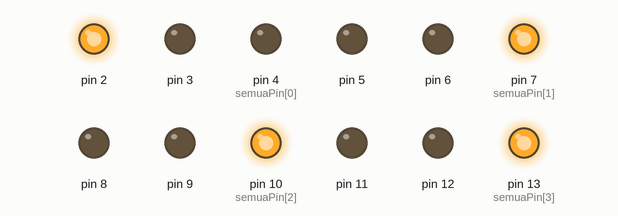
Recording of a sketch running on a simulated Arduino Uno, built with avr-gcc and run on an emulated ATmega328P. Parts: output pins drawn as LEDs (lit = HIGH).

Above: at 0.1 s.
At 6.65 s:
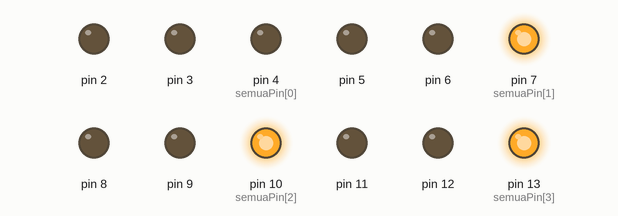
At 13.7 s:
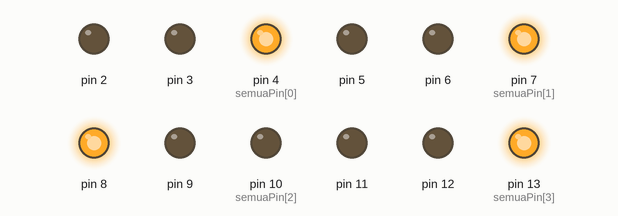
At 20.5 s:
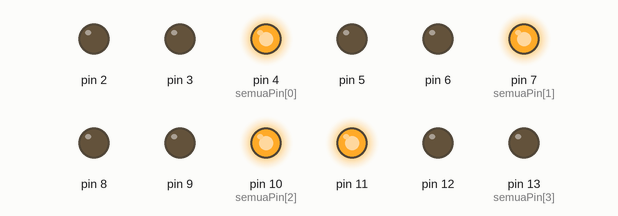
At 27.05 s:
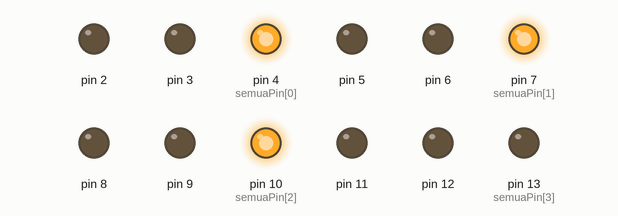
At 34.1 s:
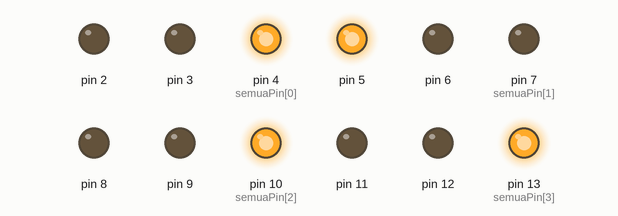
Timing chart, 0 to 40.0 s (numbered marks = the images above):
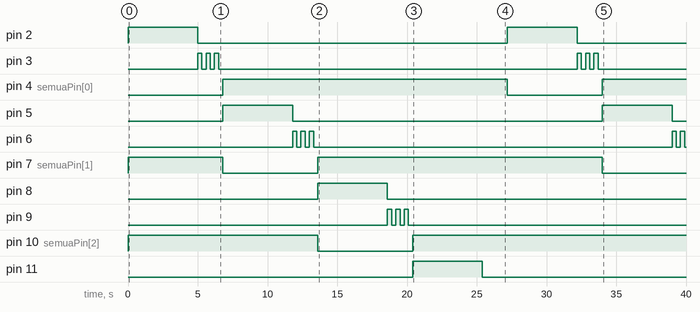

The sketch:

traffic_light_4_arah_iven_rival_pangestu_h1h0240131.ino
```cpp
//PIN SETUP
int utara[]  = {4, 3, 2};   // merah, kuning, hijau
int timur[]  = {7, 6, 5};
int selatan[] = {10, 9, 8};
int barat[]  = {13, 12, 11};

//SETUP
void setup() {
  for (int i = 2; i <= 13; i++) {
    pinMode(i, OUTPUT);
  }
  setAllRed();
}

//LOOP
void loop() {
  aktifkanSimpang(utara);
  aktifkanSimpang(timur);
  aktifkanSimpang(selatan);
  aktifkanSimpang(barat);
}

//FUNGSI

// Semua merah nyala
void setAllRed() {
  int semuaPin[] = {4,7,10,13}; // semua merah
  for (int i = 0; i < 4; i++) {
    digitalWrite(semuaPin[i], HIGH);
  }
}

// Aktifkan satu simpang
void aktifkanSimpang(int lampu[]) {
  setAllRed();

  // Matikan merah simpang ini
  digitalWrite(lampu[0], LOW);

  // Nyalakan hijau
  digitalWrite(lampu[2], HIGH);
  delay(5000);

  // Matikan hijau
  digitalWrite(lampu[2], LOW);

  // Kuning kedip
  kedipKuning(lampu[1]);

  // Kembali merah
  digitalWrite(lampu[0], HIGH);
}

// Kuning kedip 3x (±2 detik)
void kedipKuning(int pinKuning) {
  for (int i = 0; i < 3; i++) {
    digitalWrite(pinKuning, HIGH);
    delay(300);
    digitalWrite(pinKuning, LOW);
    delay(300);
  }
}
```

Measured:
- by itself, pin 2, pin 5: alternates HIGH for 5.0 s and LOW for 22.2 s
- by itself, pin 3: LOW → HIGH at 5.0 s, → LOW 0.30 s later, → HIGH 0.30 s later, → LOW 0.30 s later, … (12 changes in this stretch)
- by itself, pin 4 (semuaPin[0]): LOW → HIGH at 6.8 s, → LOW 20.4 s later, → HIGH 6.8 s later
- by itself, pin 6: LOW → HIGH at 11.8 s, → LOW 0.30 s later, → HIGH 0.30 s later, → LOW 0.30 s later, … (10 changes in this stretch)
- by itself, pin 7 (semuaPin[1]): HIGH → LOW at 6.8 s, → HIGH 6.8 s later, → LOW 20.4 s later
- by itself, pin 8: LOW → HIGH at 13.6 s, → LOW 5.0 s later
- by itself, pin 9: LOW → HIGH at 18.6 s, → LOW 0.30 s later, → HIGH 0.30 s later, → LOW 0.30 s later, … (6 changes in this stretch)
- by itself, pin 10 (semuaPin[2]): HIGH → LOW at 13.6 s, → HIGH 6.8 s later
